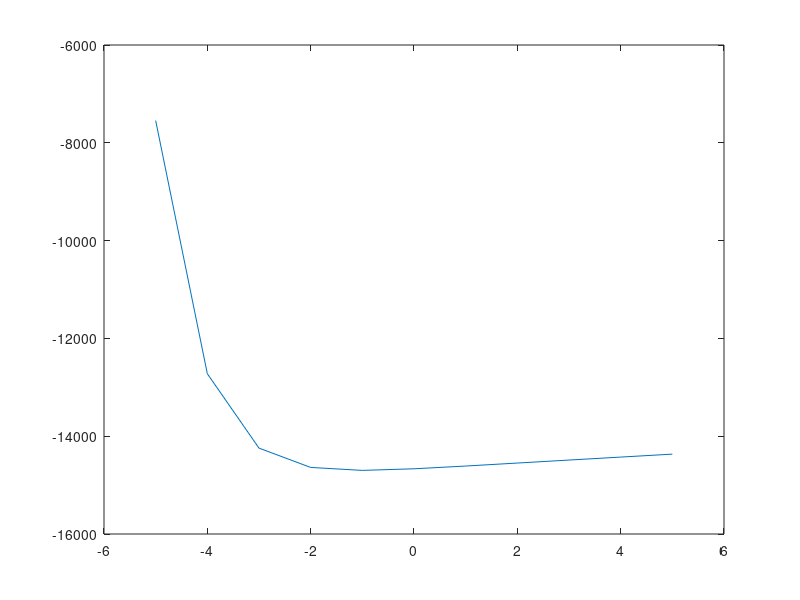

This figure's MATLAB source:
f = @(x) 60*x - (((x.^2 + x + 0.1).^6)/((x+1).^6)) - 10*x.*exp(-x);
hh = 1E-3;
fp = @(x) (f(x+hh) - f(x-hh))/(2*hh);
x = -5:5;
plot(x, f(x))
x = 2;
h = 10;

format compact
for i = 0.1:0.1:2
    x = i;
    h = 10;
    while abs(h) > abs(x)*1E-6,
        fval = f(x);
        fpval = fp(x);
        h = (fval/fpval);
        % disp([x, fval, fpval h])
        x = x-h;
    end
    x
end

% CLOSE 'NUFF!